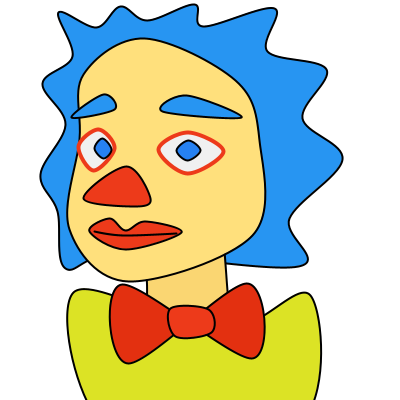
Frame 1 (no input)
Frame 60 (the mouse pressed at the canvas centre just before this capture): identical to frame 1, image omitted
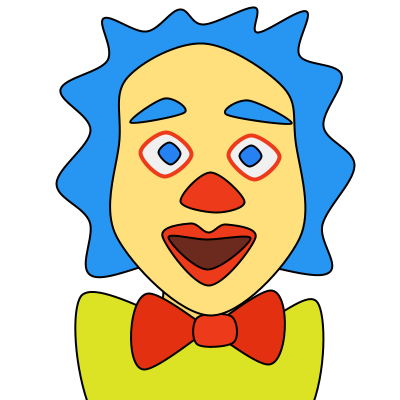
Frame 120 (the mouse held since frame 60 and released just before this capture)

The Processing sketch that drew these frames (run headless with seeded random() and noise(); from frame 60 on, the mouse is pressed at the canvas centre):

// Processing sketch: processing_49527
// ── processing_49527.pde

// Clown Puppet
// Steve Tiffany, 2012

int x, y;

void setup() {
  size(400,400);
  smooth();
  noCursor();
}

void draw() {
  background(255);
  x = mouseX; y = mouseY; 
  // With no visible cursor it was too easy to jump the window
  // edges, so now only the center 200x200 pixels are used as the 
  // control zone.  
  if (y<100) {y = 100;}
  //if (y>300) {y = 300;} // let mouth open past original extreme
  if (x<100) {x = 100;}
  if (x>300) {x = 300;}
  strokeWeight(2); stroke(0);
  fill(39,149,242);
  
  // Made with Blend Morph Coder, modified for reduced 
  // area of control zone:
  beginShape(); // hair
  curveVertex(map(x,100,300,120,277), map(y,100,300,253,256));
  curveVertex(map(x,100,300,65,122), map(y,100,300,268,285));
  curveVertex(map(x,100,300,57,121), map(y,100,300,211,231));
  curveVertex(map(x,100,300,40,73), map(y,100,300,174,193));
  curveVertex(map(x,100,300,65,116), map(y,100,300,124,137));
  curveVertex(map(x,100,300,42,78), map(y,100,300,83,96));
  curveVertex(map(x,100,300,72,142), map(y,100,300,56,64));
  curveVertex(map(x,100,300,58,149), map(y,100,300,12,24));
  curveVertex(map(x,100,300,96,197), map(y,100,300,27,36));
  curveVertex(map(x,100,300,120,238), map(y,100,300,6,12));
  curveVertex(map(x,100,300,147,260), map(y,100,300,20,28));
  curveVertex(map(x,100,300,194,315), map(y,100,300,4,10));
  curveVertex(map(x,100,300,203,311), map(y,100,300,26,38));
  curveVertex(map(x,100,300,274,338), map(y,100,300,8,14));
  curveVertex(map(x,100,300,267,331), map(y,100,300,51,59));
  curveVertex(map(x,100,300,326,356), map(y,100,300,69,79));
  curveVertex(map(x,100,300,302,345), map(y,100,300,118,134));
  curveVertex(map(x,100,300,342,366), map(y,100,300,159,171));
  curveVertex(map(x,100,300,289,356), map(y,100,300,218,230));//
  curveVertex(map(x,100,300,298,351), map(y,100,300,266,282));
  curveVertex(map(x,100,300,120,277), map(y,100,300,253,256));
  curveVertex(map(x,100,300,65,122), map(y,100,300,268,285));
  curveVertex(map(x,100,300,57,121), map(y,100,300,211,231));
  endShape();

  fill(250,214,114);
  beginShape(); // neck
  curveVertex(map(x,100,300,146,180), map(y,100,300,276,297));
  curveVertex(map(x,100,300,143,197), map(y,100,300,189,193));
  curveVertex(map(x,100,300,211,265), map(y,100,300,190,197));
  curveVertex(map(x,100,300,229,258), map(y,100,300,307,292));
  curveVertex(map(x,100,300,237,253), map(y,100,300,319,335));
  curveVertex(map(x,100,300,157,184), map(y,100,300,322,334));
  curveVertex(map(x,100,300,146,180), map(y,100,300,276,297));
  curveVertex(map(x,100,300,143,197), map(y,100,300,189,193));
  curveVertex(map(x,100,300,211,265), map(y,100,300,190,197));
  endShape();

  fill(220,227,37);
  beginShape(); // shoulders
  curveVertex(map(x,100,300,114,112), map(y,100,300,436,451));
  curveVertex(map(x,100,300,73,89), map(y,100,300,292,299));
  curveVertex(map(x,100,300,220,224), map(y,100,300,331,339));
  curveVertex(map(x,100,300,310,324), map(y,100,300,295,310));
  curveVertex(map(x,100,300,297,285), map(y,100,300,425,447));
  curveVertex(map(x,100,300,114,112), map(y,100,300,436,451));
  curveVertex(map(x,100,300,73,89), map(y,100,300,292,299));
  curveVertex(map(x,100,300,220,182), map(y,100,300,331,339));
  endShape();

  fill(227,48,16);
  beginShape(); // bowtie
  curveVertex(map(x,100,300,122,174), map(y,100,300,284,303));
  curveVertex(map(x,100,300,251,286), map(y,100,300,358,371));
  curveVertex(map(x,100,300,246,294), map(y,100,300,283,298));
  curveVertex(map(x,100,300,128,161), map(y,100,300,363,375));
  curveVertex(map(x,100,300,122,174), map(y,100,300,284,303));
  curveVertex(map(x,100,300,251,286), map(y,100,300,358,371));
  curveVertex(map(x,100,300,246,294), map(y,100,300,283,298));
  endShape();

  fill(237,58,26);
  beginShape(); // bowtie knot
  curveVertex(map(x,100,300,170,224), map(y,100,300,308,327));
  curveVertex(map(x,100,300,208,255), map(y,100,300,309,324));
  curveVertex(map(x,100,300,211,256), map(y,100,300,332,352));
  curveVertex(map(x,100,300,175,220), map(y,100,300,336,352));
  curveVertex(map(x,100,300,170,224), map(y,100,300,308,327));
  curveVertex(map(x,100,300,208,255), map(y,100,300,309,324));
  curveVertex(map(x,100,300,211,256), map(y,100,300,332,352));
  endShape();

  fill(255,224,124);
  beginShape(); // face
  curveVertex(map(x,100,300,83,172), map(y,100,300,74,81));
  curveVertex(map(x,100,300,144,263), map(y,100,300,38,48));
  curveVertex(map(x,100,300,235,329), map(y,100,300,80,92));
  curveVertex(map(x,100,300,259,331), map(y,100,300,140,140));
  curveVertex(map(x,100,300,252,347), map(y,100,300,235,242));
  curveVertex(map(x,100,300,128,293), map(y,100,300,281,349));
  curveVertex(map(x,100,300,69,164), map(y,100,300,229,244));
  curveVertex(map(x,100,300,79,159), map(y,100,300,139,139));
  curveVertex(map(x,100,300,83,172), map(y,100,300,74,81));
  curveVertex(map(x,100,300,144,263), map(y,100,300,38,48));
  curveVertex(map(x,100,300,235,329), map(y,100,300,80,92));
  endShape();

  fill(240); strokeWeight(4); stroke(237,58,26);
  beginShape(); // left eye
  curveVertex(map(x,100,300,78,202), map(y,100,300,146,159));
  curveVertex(map(x,100,300,98,234), map(y,100,300,129,135));
  curveVertex(map(x,100,300,114,269), map(y,100,300,148,161));
  curveVertex(map(x,100,300,93,235), map(y,100,300,170,182));
  curveVertex(map(x,100,300,78,202), map(y,100,300,146,159));
  curveVertex(map(x,100,300,98,234), map(y,100,300,129,135));
  curveVertex(map(x,100,300,114,269), map(y,100,300,148,161));
  endShape();

  beginShape(); // right eye
  curveVertex(map(x,100,300,158,299), map(y,100,300,149,161));
  curveVertex(map(x,100,300,188,314), map(y,100,300,132,138));
  curveVertex(map(x,100,300,223,335), map(y,100,300,151,161));
  curveVertex(map(x,100,300,187,321), map(y,100,300,173,185));
  curveVertex(map(x,100,300,158,299), map(y,100,300,149,161));
  curveVertex(map(x,100,300,188,314), map(y,100,300,132,138));
  curveVertex(map(x,100,300,223,335), map(y,100,300,151,161));
  endShape();

  strokeWeight(2); stroke(0);
  fill(237,58,26);
  beginShape(); // nose
  curveVertex(map(x,100,300,83,278), map(y,100,300,198,205));
  curveVertex(map(x,100,300,126,295), map(y,100,300,166,178));
  curveVertex(map(x,100,300,150,338), map(y,100,300,198,205));
  curveVertex(map(x,100,300,134,298), map(y,100,300,206,218));
  curveVertex(map(x,100,300,83,278), map(y,100,300,198,205));
  curveVertex(map(x,100,300,126,295), map(y,100,300,166,178));
  curveVertex(map(x,100,300,150,338), map(y,100,300,198,205));
  endShape();

  beginShape(); // lips
  curveVertex(map(x,100,300,89,236), map(y,100,300,231,241));
  curveVertex(map(x,100,300,109,271), map(y,100,300,218,228));
  curveVertex(map(x,100,300,125,291), map(y,100,300,230,235));
  curveVertex(map(x,100,300,145,307), map(y,100,300,221,227));
  curveVertex(map(x,100,300,181,329), map(y,100,300,232,243));
  curveVertex(map(x,100,300,125,292), map(y,100,300,249,321));
  curveVertex(map(x,100,300,89,236), map(y,100,300,231,241));
  curveVertex(map(x,100,300,109,271), map(y,100,300,218,228));
  curveVertex(map(x,100,300,125,291), map(y,100,300,230,235));
  endShape();

  fill(108,41,30);
  beginShape(); // mouth
  curveVertex(map(x,100,300,94,243), map(y,100,300,231,243));
  curveVertex(map(x,100,300,123,290), map(y,100,300,235,244));
  curveVertex(map(x,100,300,176,324), map(y,100,300,233,243));
  curveVertex(map(x,100,300,122,292), map(y,100,300,235,303));
  curveVertex(map(x,100,300,94,243), map(y,100,300,231,243));
  curveVertex(map(x,100,300,123,290), map(y,100,300,235,244));
  curveVertex(map(x,100,300,176,324), map(y,100,300,233,243));
  endShape();

  fill(38,129,242);
  beginShape(); // left pupil
  curveVertex(map(x,100,300,94,223), map(y,100,300,148,157));
  curveVertex(map(x,100,300,102,237), map(y,100,300,138,147));
  curveVertex(map(x,100,300,111,250), map(y,100,300,149,157));
  curveVertex(map(x,100,300,103,238), map(y,100,300,158,171));
  curveVertex(map(x,100,300,94,223), map(y,100,300,148,157));
  curveVertex(map(x,100,300,102,237), map(y,100,300,138,147));
  curveVertex(map(x,100,300,111,250), map(y,100,300,149,157));
  endShape();

  beginShape(); // right pupil
  curveVertex(map(x,100,300,176,302), map(y,100,300,150,161));
  curveVertex(map(x,100,300,188,314), map(y,100,300,140,150));
  curveVertex(map(x,100,300,200,323), map(y,100,300,150,163));
  curveVertex(map(x,100,300,187,312), map(y,100,300,160,173));
  curveVertex(map(x,100,300,176,302), map(y,100,300,150,161));
  curveVertex(map(x,100,300,188,314), map(y,100,300,140,150));
  curveVertex(map(x,100,300,200,323), map(y,100,300,150,163));
  endShape();

  fill(39,149,242);
  beginShape(); // left eyebrow
  curveVertex(map(x,100,300,71,189), map(y,100,300,117,128));
  curveVertex(map(x,100,300,114,254), map(y,100,300,109,116));
  curveVertex(map(x,100,300,103,226), map(y,100,300,94,103));
  curveVertex(map(x,100,300,71,189), map(y,100,300,117,128));
  curveVertex(map(x,100,300,114,254), map(y,100,300,109,116));
  curveVertex(map(x,100,300,103,226), map(y,100,300,94,103));
  endShape();

  beginShape(); // right eyebrow
  curveVertex(map(x,100,300,162,291), map(y,100,300,111,118));
  curveVertex(map(x,100,300,186,310), map(y,100,300,95,105));
  curveVertex(map(x,100,300,241,341), map(y,100,300,117,130));
  curveVertex(map(x,100,300,162,291), map(y,100,300,111,118));
  curveVertex(map(x,100,300,186,310), map(y,100,300,95,105));
  curveVertex(map(x,100,300,241,341), map(y,100,300,117,130));
  endShape();
}
